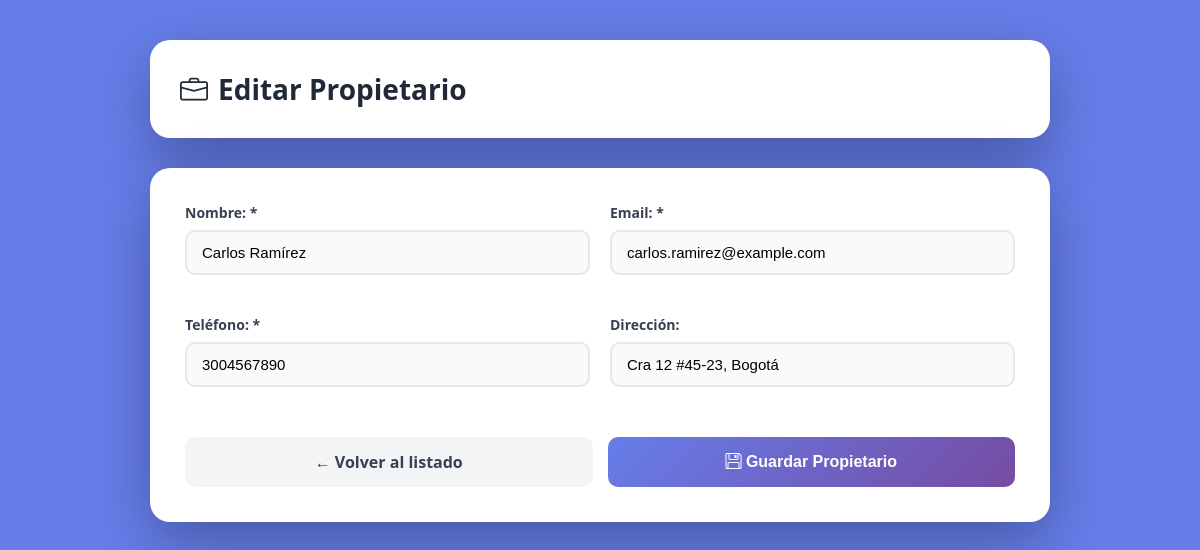
Screenshot of /frontend/owners/OwnersForm.php?id=1 (signed in) with the database file from the repository.
### tables this page shows
CREATE TABLE `owners` (
  `id` int(11) NOT NULL,
  `name` varchar(50) NOT NULL,
  `email` varchar(50) DEFAULT NULL,
  `phone` varchar(14) DEFAULT NULL,
  `address` varchar(100) DEFAULT NULL,
  `created_at` timestamp NOT NULL DEFAULT current_timestamp(),
  `is_active` tinyint(1) DEFAULT 1,
  `deleted_at` datetime DEFAULT NULL
);

### backend/models/Owner.php (called while the page is built, shortened)
<?php
class Owner {
    private $pdo;
    public function __construct($pdo) {
        $this->pdo = $pdo;
    }
    public function getById($id) {
        $stmt = $this->pdo->prepare("SELECT * FROM owners WHERE id = ? AND is_active = 1");
        $stmt->execute([$id]);
        return $stmt->fetch();
    }
}

### frontend/owners/OwnersForm.php (the view, shortened to what this page needs)
<?php
require_once __DIR__ . '/../../config/config.php';
require_once __DIR__ . '/../../backend/models/Owner.php';
$ownerModel = new Owner($pdo);
$owner = null;
if (isset($_GET['id'])) {
    $owner = $ownerModel->getById($_GET['id']);
}
?>
<!DOCTYPE html>
<html lang="es">
<head>
  <link rel="stylesheet" href="https://cdn.jsdelivr.net/npm/bootstrap-icons@1.11.3/font/bootstrap-icons.css">
</head>
<body>
  <div class="container">
    <div class="header-card">
      <h1><i class="bi bi-briefcase"></i> <?= $owner ? 'Editar' : 'Nuevo' ?> Propietario</h1>
    </div>
    <div class="form-card">
      <form method="POST" action="../../backend/controllers/OwnerController.php">
        <div class="form-row">
          <div class="form-group">
            <label>Nombre: *</label>
            <input type="text" name="name" value="<?= $owner['name'] ?? '' ?>" required placeholder="Ej: Juan Pérez">
          </div>
          <div class="form-group">
            <label>Email: *</label>
            <input type="email" name="email" value="<?= $owner['email'] ?? '' ?>" required placeholder="ejemplo@correo.com">
          </div>
        </div>
        <div class="form-row">
          <div class="form-group">
            <label>Teléfono: *</label>
            <input type="text" name="phone" value="<?= $owner['phone'] ?? '' ?>" required placeholder="Ej: 3001234567">
          </div>
          <div class="form-group">
            <label>Dirección:</label>
            <input type="text" name="address" value="<?= $owner['address'] ?? '' ?>" placeholder="Ej: Calle 123 #45-67, Medellín">
          </div>
        </div>
        <div class="button-group">
          <a href="OwnersList.php" class="back-link">← Volver al listado</a>
          <button type="submit"><i class="bi bi-floppy"></i> Guardar Propietario</button>
        </div>
      </form>
    </div>
  </div>
</body>
</html>

### frontend/owners/OwnersForm.php (style rules this page uses)
* { margin: 0; padding: 0; box-sizing: border-box; }
body { font-family: 'Segoe UI', Tahoma, Geneva, Verdana, sans-serif; background: #667eea; min-height: 100vh; padding: 40px 20px; }
.container { max-width: 900px; margin: 0 auto; }
.header-card { background: white; border-radius: 20px; padding: 30px; margin-bottom: 30px; box-shadow: 0 20px 60px rgba(0, 0, 0, 0.3); animation: fadeIn 0.5s ease; }
.header-card h1 { color: #1f2937; font-size: 28px; display: flex; align-items: center; gap: 10px; }
.form-card { background: white; border-radius: 20px; padding: 35px; box-shadow: 0 20px 60px rgba(0, 0, 0, 0.3); animation: fadeIn 0.7s ease; }
.form-row { display: grid; grid-template-columns: 1fr 1fr; gap: 20px; margin-bottom: 20px; }
.form-group { margin-bottom: 20px; }
label { display: block; color: #374151; font-weight: 600; margin-bottom: 8px; font-size: 14px; }
input[type="text"], input[type="email"] { width: 100%; padding: 12px 15px; border: 2px solid #e5e7eb; border-radius: 10px; font-size: 15px; transition: all 0.3s ease; background-color: #f9fafb; }
.button-group { display: flex; gap: 15px; margin-top: 30px; }
button[type="submit"] { flex: 1; background: linear-gradient(135deg, #667eea 0%, #764ba2 100%); color: white; padding: 14px; border: none; border-radius: 10px; font-size: 16px; font-weight: 600; cursor: pointer; transition: all 0.3s ease; }
.back-link { flex: 1; display: inline-block; text-align: center; background: #f3f4f6; color: #374151; padding: 14px; border-radius: 10px; text-decoration: none; font-weight: 600; font-size: 16px; transition: all 0.3s ease; }

### rows the page displays
owners: name "Carlos Ramírez", email "carlos.ramirez@example.com", phone "3004567890", address "Cra 12 #45-23, Bogotá"
